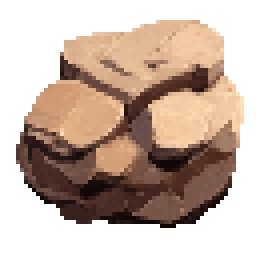
#> input picture test_data/test_image.png, 64 x 64 px (shown 4 times larger)
$ python pixel_art_creator.py test_data/test_image.png test_data/test_image.png 100 100
#> lines starting #> are read from the running program, lines starting #| are printed output that depends on the picture
import os
import argparse
from PIL import Image

def create_pixel_art(input_img, input_palette, pixel_size, output_size):
    """
    Преобразует исходное изображение в pixel art с использованием заданной палитры
    Краткий алгоритм:
        - берется изображение input_img
        - разбивается на блоки по pixel_size
        - в каждом блоке находится преобладающий цвет
        - преобладающий цвет сопоставляется с палитрой input_palette
        - на весь блок ставится выбранный цвет палитры
        - полученное изображение маштабируется под размер output_size на output_size

    Параметры:
        input_img (str): путь к исходному изображению (.png, .jpeg, .jpg)
        input_palette (str): путь к изображению-палитре (полоска высотой 1 пиксель)
        pixel_size (int): размер квадратной области для анализа (в пикселях исходника)
        output_size (int): размер итогового квадратного изображения (в пикселях)
    """
#> called with input_img = 'test_data/test_image.png', input_palette = 'test_data/test_image.png', pixel_size = 100, output_size = 100
    # загрузка изображения с сохранением альфа-канала
    try:
        img = Image.open(input_img).convert('RGBA')
#> img is the input picture: PIL image 64x64 RGBA; mean R, G, B, A 87.2, 66.9, 53.8, 144.2
    except Exception as e:
        print(f"Ошибка при открытии исходного изображения: {e}")
        return

    # загрузка палитры
    try:
        palette_img = Image.open(input_palette).convert('RGB')
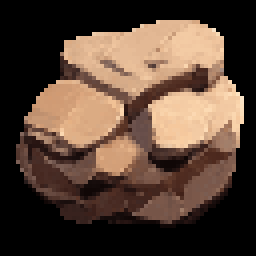
#> palette_img: PIL image 64x64 RGB (shown 4 times larger); mean R, G, B 87.2, 66.9, 53.8
    except Exception as e:
        print(f"Ошибка при открытии палитры: {e}")
        return

    # извлесение цвето из палитры (только RGB)
    palette_colors = []
    w, h = palette_img.size
#> w = 64; h = 64
    if h != 1:
        print("Предупреждение: палитра имеет высоту не 1px. Будет использована первая строка.")
    for x in range(w):
        color = palette_img.getpixel((x, 0))
        if color not in palette_colors:
            palette_colors.append(color)
#> after the loop, palette_colors = [(0, 0, 0)]

    if not palette_colors:
        print("Палитра не содержит цветов.")
        return

    # дробление исходного изображения на блоки по заданному размеру pixel_size
    width, height = img.size
#> width = 64; height = 64
    cols = width // pixel_size
#> cols = 0
    rows = height // pixel_size
#> rows = 0
    if cols == 0 or rows == 0:
        print("pixel_size слишком велик для данного изображения.")
        return

    # создание промежуточного изображение с альфа-каналом
    block_img = Image.new('RGBA', (cols, rows))

    # обработка каждого блока исходного изображения
    for i in range(rows):
        for j in range(cols):
            left = j * pixel_size
            top = i * pixel_size
            right = left + pixel_size
            bottom = top + pixel_size
            block = img.crop((left, top, right, bottom))

            # Получаем все пиксели блока (RGBA)
            pixels = list(block.getdata())

            # Проверяем, есть ли непрозрачные пиксели
            opaque_pixels = [(r, g, b) for r, g, b, a in pixels if a > 0]
            if not opaque_pixels:
                # Блок полностью прозрачен – ставим прозрачный пиксель
                block_img.putpixel((j, i), (0, 0, 0, 0))
                continue

            # Вычисляем средний цвет только по непрозрачным пикселям
            total_r = total_g = total_b = 0
            for r, g, b in opaque_pixels:
                total_r += r
                total_g += g
                total_b += b
            num_opaque = len(opaque_pixels)
            avg_r = total_r // num_opaque
            avg_g = total_g // num_opaque
            avg_b = total_b // num_opaque

            # Поиск ближайшего цвета в палитре (евклидово расстояние по RGB)
            min_dist = float('inf')
            best_color = palette_colors[0]
            for pr, pg, pb in palette_colors:
                dr = avg_r - pr
                dg = avg_g - pg
                db = avg_b - pb
                dist = dr*dr + dg*dg + db*db
                if dist < min_dist:
                    min_dist = dist
                    best_color = (pr, pg, pb)

            # Записываем выбранный цвет (полностью непрозрачный) в промежуточное изображение
            block_img.putpixel((j, i), (*best_color, 255))

    # маштабирования изображения до требуемого размера (без сглаживания, сохраняя альфу)
    final_img = block_img.resize((output_size, output_size), Image.NEAREST)

    # Сохранение результата рядом с исходным файлом в формате PNG (поддерживает прозрачность)
    base, ext = os.path.splitext(input_img)
    output_path = base + "_pixel_art.png"
    final_img.save(output_path)
    print(f"Изображение сохранено как {output_path}")


if __name__ == "__main__":
    # [6 lines of commented-out code are left out]

    parser = argparse.ArgumentParser(description='Создание пиксель-арта из изображения')
    parser.add_argument('input_img', help='Путь к входному изображению')
    parser.add_argument('input_palette', help='Путь к файлу с палитрой')
    parser.add_argument('pixel_size', type=int, help='Размер пикселя')
    parser.add_argument('output_size', type=int, help='Размер выходного изображения')

    args = parser.parse_args()

    create_pixel_art(
        args.input_img,
        args.input_palette,
        args.pixel_size,
        args.output_size
    )
